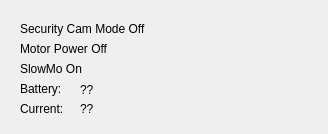
<?xml version="1.0" encoding="UTF-8"?>
<ui version="4.0">
 <class>Dialog</class>
 <widget class="QDialog" name="Dialog">
  <property name="geometry">
   <rect>
    <x>0</x>
    <y>0</y>
    <width>328</width>
    <height>134</height>
   </rect>
  </property>
  <property name="windowTitle">
   <string>PalmettoControl</string>
  </property>
  <widget class="QLabel" name="lblVoltage">
   <property name="geometry">
    <rect>
     <x>80</x>
     <y>80</y>
     <width>61</width>
     <height>20</height>
    </rect>
   </property>
   <property name="text">
    <string>??</string>
   </property>
  </widget>
  <widget class="QLabel" name="txtBattery">
   <property name="geometry">
    <rect>
     <x>20</x>
     <y>80</y>
     <width>61</width>
     <height>17</height>
    </rect>
   </property>
   <property name="text">
    <string>Battery:</string>
   </property>
  </widget>
  <widget class="QLabel" name="lblMotorPower">
   <property name="geometry">
    <rect>
     <x>20</x>
     <y>40</y>
     <width>131</width>
     <height>17</height>
    </rect>
   </property>
   <property name="text">
    <string>Motor Power Off</string>
   </property>
  </widget>
  <widget class="QLabel" name="txtCurrent">
   <property name="geometry">
    <rect>
     <x>20</x>
     <y>100</y>
     <width>68</width>
     <height>17</height>
    </rect>
   </property>
   <property name="text">
    <string>Current:</string>
   </property>
  </widget>
  <widget class="QLabel" name="lblCurrent">
   <property name="geometry">
    <rect>
     <x>80</x>
     <y>100</y>
     <width>68</width>
     <height>17</height>
    </rect>
   </property>
   <property name="text">
    <string>??</string>
   </property>
  </widget>
  <widget class="QLabel" name="lblSlowMo">
   <property name="geometry">
    <rect>
     <x>20</x>
     <y>60</y>
     <width>121</width>
     <height>17</height>
    </rect>
   </property>
   <property name="text">
    <string>SlowMo On</string>
   </property>
  </widget>
  <widget class="QLabel" name="lblSecurityCamMode">
   <property name="geometry">
    <rect>
     <x>20</x>
     <y>20</y>
     <width>171</width>
     <height>17</height>
    </rect>
   </property>
   <property name="text">
    <string>Security Cam Mode Off</string>
   </property>
  </widget>
 </widget>
 <resources/>
 <connections/>
</ui>
